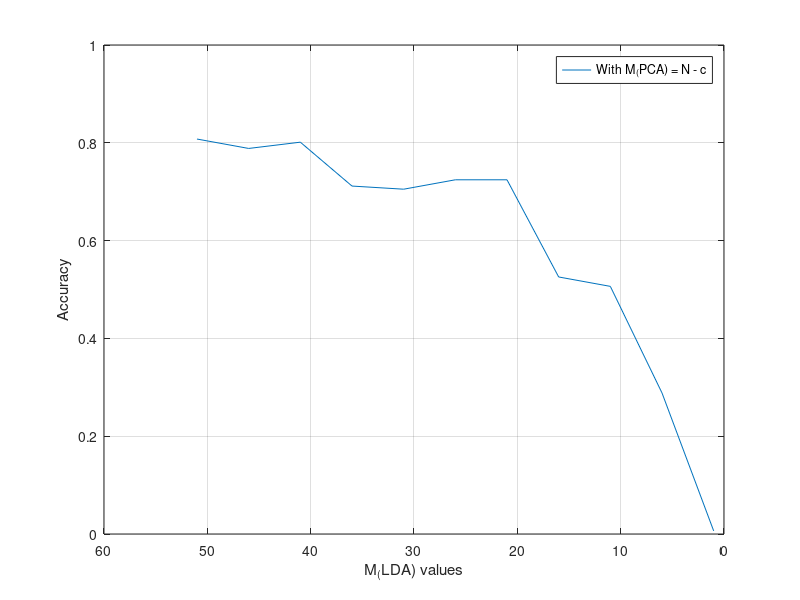
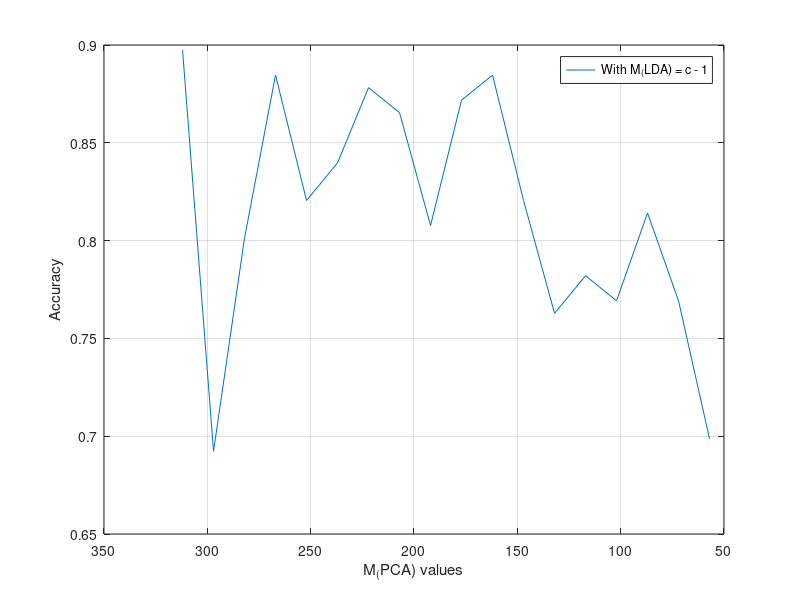

Source code (MATLAB) for these figures, in order:
clear all, close all
M_LDAvary = load('split_7m_pca312VARY_M_LDA.mat');
M_PCAvary = load('split_7m_lda51VARY_M_PCA2.mat');

figure()
title('When varying M_LDA')
plot(M_LDAvary.M_LDA, M_LDAvary.accuracy)
xlabel('M_(LDA) values')
ylabel('Accuracy')
set(gca, 'XDir','reverse')
legend('With M_(PCA) = N - c')
grid on

figure()
title('WHen varying M_PCA')
plot(M_PCAvary.M_PCA, M_PCAvary.accuracy)
xlabel('M_(PCA) values')
ylabel('Accuracy')
set(gca, 'XDir','reverse')
legend('With M_(LDA) = c - 1')
grid on


